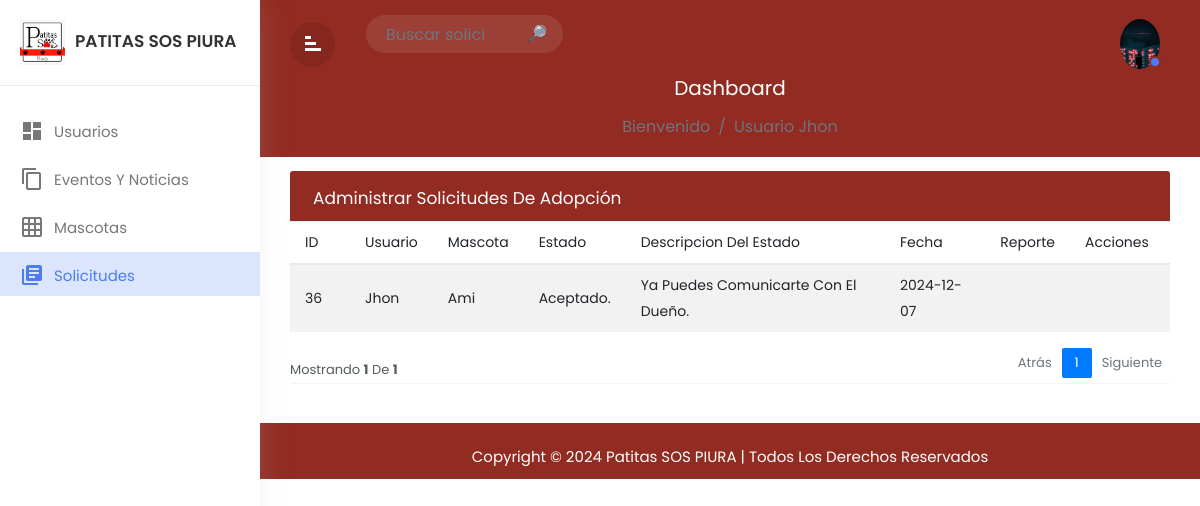
The app's page /dashboard/indexSolicitudes.php (signed in) with its own data.
### tables this page shows
CREATE TABLE `solicitud` (
  `id_solicitud` int(11) NOT NULL,
  `id_usuario` int(11) NOT NULL,
  `id_mascota` int(11) NOT NULL,
  `id_estado` int(11) NOT NULL,
  `descripcion` varchar(100) NOT NULL,
  `reporte` varchar(600) NOT NULL,
  `fecha` date NOT NULL
);

CREATE TABLE `usuario` (
  `id_usuario` int(11) NOT NULL,
  `nombres` varchar(30) NOT NULL,
  `apellidos` varchar(30) NOT NULL,
  `image` varchar(600) DEFAULT NULL,
  `email` varchar(50) NOT NULL,
  `password` varchar(100) NOT NULL,
  `edad` date NOT NULL,
  `telefono` varchar(20) NOT NULL,
  `ubicacion` varchar(100) NOT NULL,
  `descripcion` varchar(400) NOT NULL,
  `id_rol` int(11) NOT NULL
);

CREATE TABLE `bd_mascota` (
  `id_mascota` int(11) NOT NULL,
  `nombre_mascota` varchar(85) DEFAULT NULL,
  `fecha_nacimiento` date DEFAULT NULL,
  `sexo` varchar(6) DEFAULT NULL,
  `largo_pelo` varchar(10) DEFAULT NULL,
  `tamano` varchar(9) DEFAULT NULL,
  `esterilizado` tinyint(1) DEFAULT NULL,
  `peso` decimal(10,0) DEFAULT NULL,
  `id_especie` int(11) DEFAULT NULL,
  `descripcion` varchar(300) DEFAULT NULL,
  `foto_mascota` varchar(500) DEFAULT NULL,
  `estado_adopcion` tinyint(1) DEFAULT NULL,
  `estado_medico` varchar(500) DEFAULT NULL,
  `telefono_dueño` varchar(20) NOT NULL
);

CREATE TABLE `estado_solicitud` (
  `id_estado` int(11) NOT NULL,
  `estado` varchar(20) NOT NULL
);

### dashboard/indexSolicitudes.php (the view, shortened to what this page needs)
<!doctype html>
<?php
global $conn;
$user_id = $_SESSION['idUser'];
$pagina_actual = isset($_GET['pagina']) ? $_GET['pagina'] : 1;
function obtenerTituloRol($id_rol)
{
    switch ($id_rol) {
        case 1:
            return 'Usuario';
    }
}
?>
<html lang="es">
<head>
    <link rel="stylesheet" href="../dashboard/sources/css/bootstrap.min.css">
    <link rel="stylesheet" href="../dashboard/sources/css/custom.css">
</head>
<body>
    <div class="wrapper">
        <div id="sidebar">
            <div class="sidebar-header">
                <a href="../index.php">
                    <h3><img src="../assets/img/logo.jpg" class="img-fluid" /><span>Patitas SOS Piura</span></h3>
                </a>
            </div>
            <ul class="list-unstyled component m-0">
                <li class="">
                    <a href="indexUsuarios.php" class="dashboard"><i class="material-icons">dashboard</i>Usuarios</a>
                </li>
                <li class="">
                    <a href="indexPublicaciones.php" class=""><i class="material-icons">content_copy</i>Eventos y
                        noticias</a>
                </li>
                <li class="">
                    <a href="indexMascotas.php" class=""><i class="material-icons">grid_on</i>Mascotas</a>
                </li>
                <li class="active">
                    <a href="indexSolicitudes.php" class=""><i class="material-icons">library_books</i>Solicitudes</a>
                </li>
            </ul>
        </div>
        <div id="content">
            <div class="top-navbar">
                <div class="xd-topbar">
                    <div class="row">
                        <div class="col-2 col-md-1 col-lg-1 order-2 order-md-1 align-self-center">
                            <div class="xp-menubar">
                                <span class="material-icons text-white">signal_cellular_alt</span>
                            </div>
                        </div>
                        <div class="col-md-5 col-lg-3 order-3 order-md-2">
                            <div class="xp-searchbar">
                                <form action="admin_solicitudes/buscar_nombre.php" method="POST">
                                    <div class="input-group">
                                        <input type="search" name="busqueda" class="form-control"
                                            placeholder="Buscar solicitud..."
                                            value="<?php echo isset($_POST['busqueda']) ? htmlspecialchars($_POST['busqueda'], ENT_QUOTES) : ''; ?>">
                                        <div class="input-group-append">
                                            <button class="btn" type="submit" id="button-addon2">🔎</button>
                                        </div>
                                    </div>
                                </form>
                            </div>
                        </div>
                        <div class="col-10 col-md-6 col-lg-8 order-1 order-md-3">
                            <div class="xp-profilebar text-right">
                                <nav class="navbar p-0">
                                    <ul class="nav navbar-nav flex-row ml-auto">
                                        <?php
                                        $select = mysqli_query($conn, "SELECT * FROM usuario WHERE id_usuario = '$user_id'") or die('query failed');
                                        if (mysqli_num_rows($select) > 0) {
                                            $fetch = mysqli_fetch_assoc($select);
                                            $imagen_usuario = $fetch['image'];
                                        }
                                        if (empty($imagen_usuario)) {
                                            $imagen_usuario = 'default-avatar.png';
                                        } else {
                                            $imagen_usuario = 'uploaded_img/' . $imagen_usuario;
                                        }
                                        echo '<li class="dropdown nav-item">
                                                        <a class="nav-link" href="#" data-toggle="dropdown">
                                                            <img src="../assets/img/' . $imagen_usuario . '" style="width:40px; border-radius:50%;"/>
                                                            <span class="xp-user-live"></span>
                                                        </a>
                                                        <ul class="dropdown-menu small-menu">
                                                            <li><a href="../../view/perfil.php">
                                                                    <span class="material-icons">person_outline</span>
                                                                    Perfil
                                                                </a></li>
                                                            <li><a href="../../dataAccess/cerrar_sesion.php">
                                                                    <span class="material-icons">logout</span>
                                                                    Cerrar sesión
                                                                </a></li>
                                                        </ul>
                                                      </li>';
                                        ?>
                                    </ul>
                                </nav>
                            </div>
                        </div>
                    </div>
                    <div class="xp-breadcrumbbar text-center">
                        <h4 class="page-title">Dashboard</h4>
                        <?php
                        if (isset($_SESSION['nombreUser']) && isset($_SESSION['id_rol'])) {
                            $titulo_rol = obtenerTituloRol($_SESSION['id_rol']);
                            echo '<ol class="breadcrumb">
                                    <li class="breadcrumb-item active">Bienvenido</li>
                                    <li class="breadcrumb-item active" aria-current="page">' . $titulo_rol . ' ' . $_SESSION['nombreUser'] . '</li>
                                  </ol>';
                        }
                        ?>
                    </div>
                </div>
            </div>
            <div class="main-content">
                <div class="row">
                    <div class="col-md-12">
                        <div class="table-wrapper">
                            <div class="table-title">
                                <div class="row">
                                    <div class="col-sm-6 p-0 flex justify-content-lg-start justify-content-center">
                                        <h2 class="ml-lg-2">Administrar solicitudes de adopción</h2>
                                    </div>
                                    <div class="col-sm-6 p-0 flex justify-content-lg-end justify-content-center">
                                    </div>
                                </div>
                            </div>
                            <?php
                            $registros_por_pagina = 5;
                            if (isset($_GET['pagina'])) {
                                $pagina_actual = $_GET['pagina'];
                            } else {
                                $pagina_actual = 1;
                            }
                            $consulta = "SELECT s.id_solicitud, s.reporte, e.id_estado, u.nombres, m.nombre_mascota, e.estado, s.descripcion, s.fecha FROM solicitud as s INNER JOIN usuario as u on s.id_usuario = u.id_usuario
                        INNER JOIN bd_mascota as m on s.id_mascota = m.id_mascota
                        INNER JOIN estado_solicitud as e on s.id_estado = e.id_estado";
                            $resultado = mysqli_query($conn, $consulta);
                            $resultado_total = mysqli_query($conn, "SELECT COUNT(*) AS total FROM solicitud");
                            $row = mysqli_fetch_assoc($resultado_total);
                            $total_registros = $row['total'];
                            $total_paginas = ceil($total_registros / $registros_por_pagina);
                            ?>
                            <table class="table table-striped table-hover">
                                <thead>
                                    <tr>
                                        <th>ID</th>
                                        <th>Usuario</th>
                                        <th>Mascota</th>
                                        <th>Estado</th>
                                        <th>Descripcion del estado</th>
                                        <th>Fecha</th>
                                        <th>Reporte</th>
                                        <th>Acciones</th>
                                    </tr>
                                </thead>
                                <tbody id="employeeTable">
                                    <?php
                                    while ($fila = mysqli_fetch_array($resultado)) {
                                        ?>
                                    <tr>
                                        <td>
                                            <?php echo $fila['id_solicitud']; ?>
                                        </td>
                                        <td>
                                            <?php echo $fila['nombres']; ?>
                                        </td>
                                        <td>
                                            <?php echo $fila['nombre_mascota']; ?>
                                        </td>
                                        <td>
                                            <?php echo $fila['estado']; ?>
                                        </td>
                                        <td>
                                            <?php echo $fila['descripcion']; ?>
                                        </td>
                                        <td>
                                            <?php echo $fila['fecha']; ?>
                                        </td>
                                        <td>
                                        </td>
                                        <td>
                                        </td>
                                    </tr>
                                    <?php
                                    }
                                    ?>
                                </tbody>
                            </table>
                            <div class="clearfix">
                                <div class="hint-text">Mostrando
                                    <b><?php echo min(mysqli_num_rows($resultado), $registros_por_pagina); ?></b> de
                                    <b><?php echo $total_registros; ?></b>
                                </div>
                                <ul class="pagination">
                                    <?php if ($pagina_actual > 1): ?>
                                        <li class="page-item"><a href="?pagina=<?php echo $pagina_actual - 1; ?>"
                                                class="page-link">Atrás</a></li>
                                    <?php else: ?>
                                        <li class="page-item disabled"><a href="#" class="page-link">Atrás</a></li>
                                    <?php endif; ?>
                                    <?php for ($i = 1; $i <= $total_paginas; $i++): ?>
                                        <li class="page-item <?php echo $i == $pagina_actual ? 'active' : ''; ?>"><a
                                                href="?pagina=<?php echo $i; ?>" class="page-link"><?php echo $i; ?></a>
                                        </li>
                                    <?php endfor; ?>
                                    <?php if ($pagina_actual < $total_paginas): ?>
                                        <li class="page-item"><a href="?pagina=<?php echo $pagina_actual + 1; ?>"
                                                class="page-link">Siguiente</a></li>
                                    <?php else: ?>
                                        <li class="page-item disabled"><a href="#" class="page-link">Siguiente</a></li>
                                    <?php endif; ?>
                                </ul>
                            </div>
                        </div>
                    </div>
                </div>
            </div>
            <footer class="footer">
                <div class="container-fluid">
                    <div class="footer-in">
                        <p class="mb-0">Copyright © 2024 Patitas SOS PIURA | Todos los derechos reservados</p>
                    </div>
                </div>
            </footer>
        </div>
    </div>
</body>
</html>

### records on screen
solicitud: id_solicitud "36", id_usuario.nombres "Jhon", id_mascota.nombre_mascota "Ami", id_estado.estado "Aceptado.", descripcion "Ya Puedes Comunicarte Con El Dueño.", fecha "2024-12-07"

### other values on screen
$titulo_rol "Usuario"
$_SESSION['nombreUser'] "Jhon"
min(mysqli_num_rows($resultado), $registros_por_pagina) "1"
$total_registros "1"
